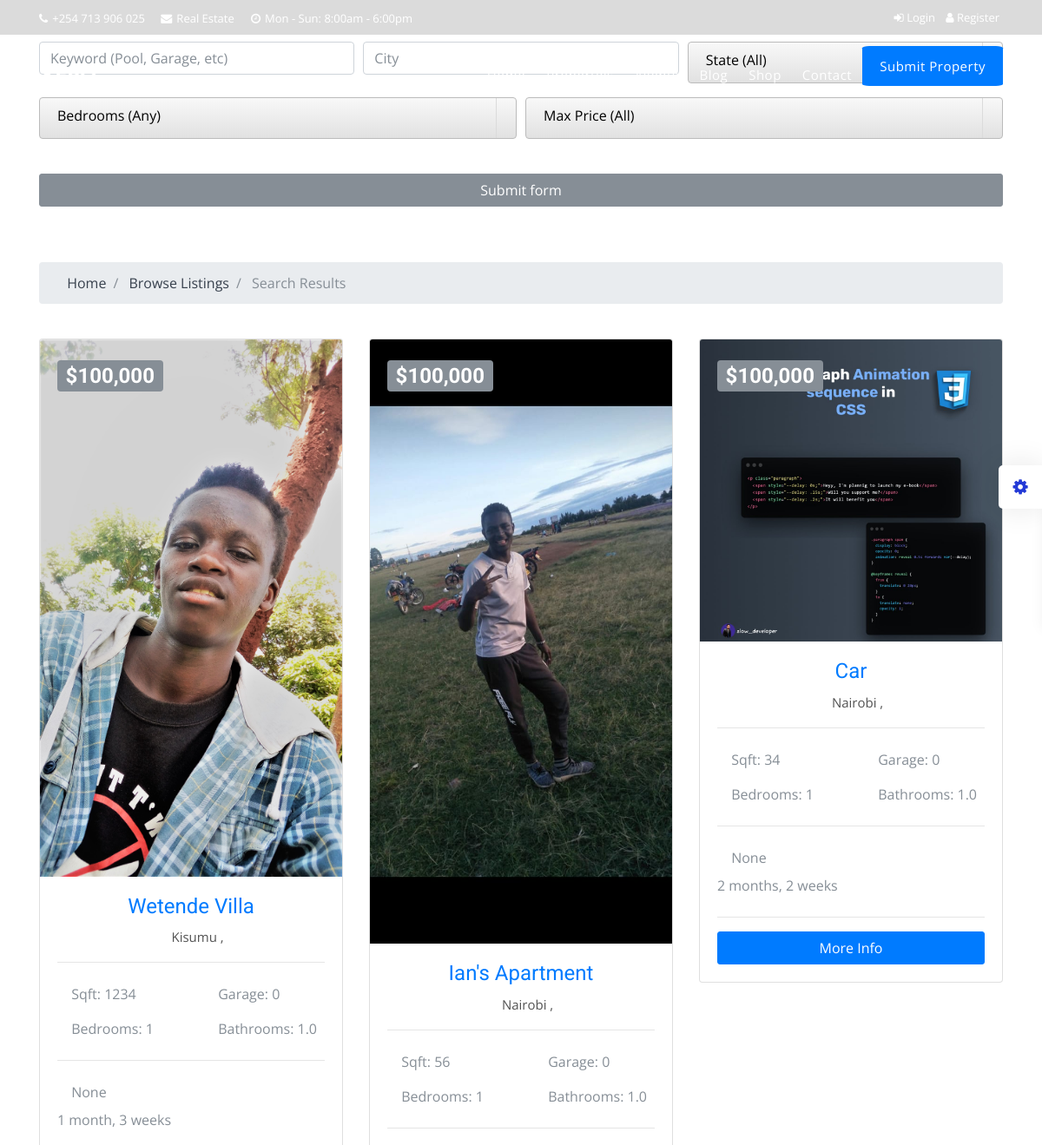
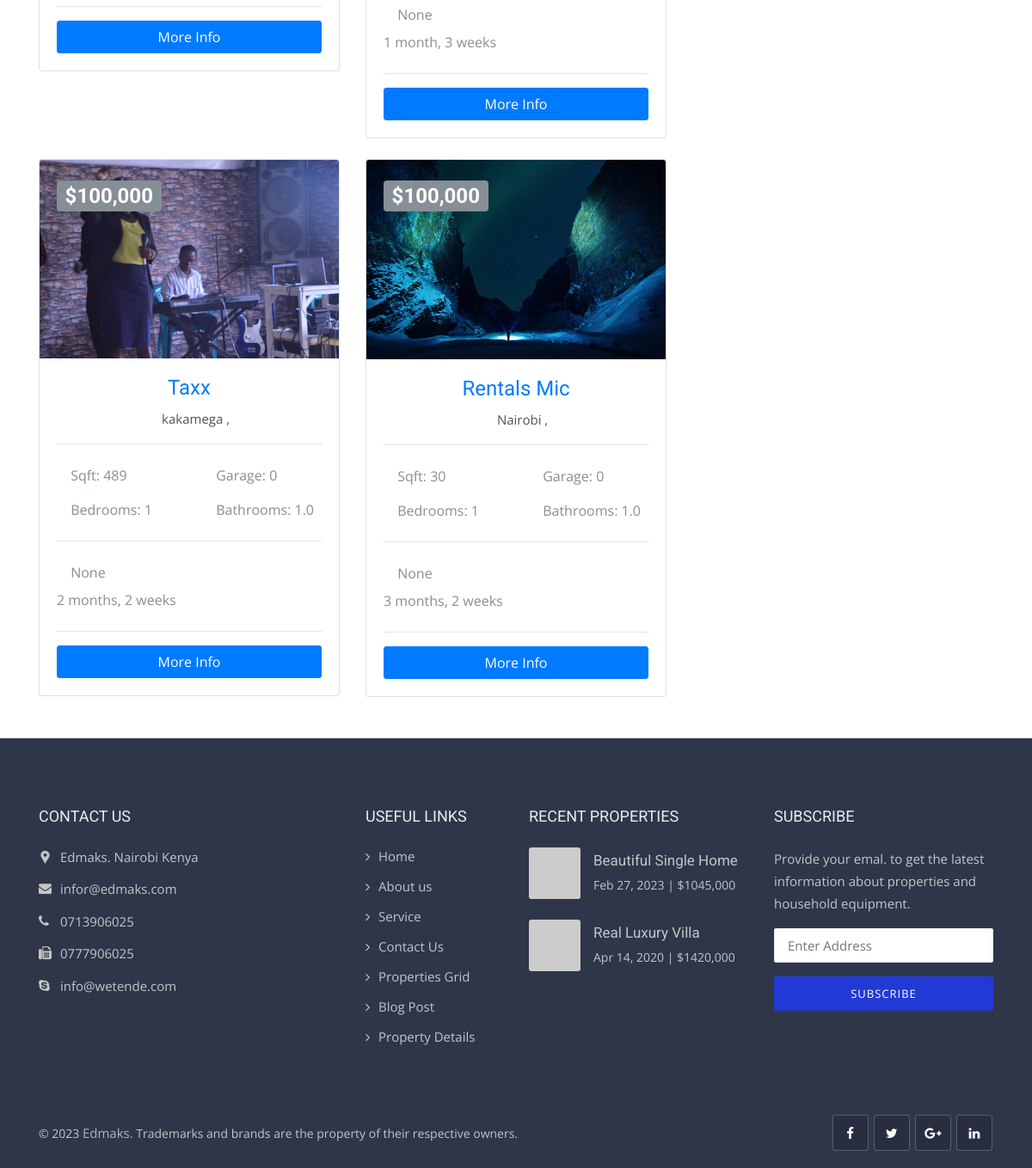
The page /listings/search on the database its author committed (2 pictures, top to bottom).
### listings/models.py (models this page shows, shortened)
class Listing(models.Model):
  realtor = models.ForeignKey(Realtor, on_delete=models.DO_NOTHING, blank=True, null=True)
  user = models.ForeignKey(User, on_delete=models.DO_NOTHING, blank=True, null=True)
  title = models.CharField(max_length=200)
  address = models.CharField(max_length=200)
  city = models.CharField(max_length=100)
  county = models.CharField(max_length=100)
  postal_code = models.CharField(max_length=20)
  description = models.TextField(blank=True)
  p_type = models.CharField(max_length=100, choices=property_type, default='Office', blank=True, null=True)
  price = models.IntegerField()
  bedrooms = models.IntegerField()
  bathrooms = models.DecimalField(max_digits=2, decimal_places=1)
  garage = models.IntegerField(default=0)
  sqft = models.IntegerField()
  photo_main = models.ImageField(upload_to='photos/%Y/%m/%d/', blank=True)
  photo_1 = models.ImageField(upload_to='photos/%Y/%m/%d/', blank=True)
  photo_2 = models.ImageField(upload_to='photos/%Y/%m/%d/', blank=True)
  photo_3 = models.ImageField(upload_to='photos/%Y/%m/%d/', blank=True)
  photo_4 = models.ImageField(upload_to='photos/%Y/%m/%d/', blank=True)
  photo_5 = models.ImageField(upload_to='photos/%Y/%m/%d/', blank=True)
  photo_6 = models.ImageField(upload_to='photos/%Y/%m/%d/', blank=True)
  is_published = models.BooleanField(default=True)
  list_date = models.DateTimeField(default=datetime.now, blank=True)

### listings/views.py (the view)
# urls.py: path('search', views.search, name='search'),
def search(request):
  queryset_list = Listing.objects.order_by('-list_date')
  if 'keywords' in request.GET:
    keywords = request.GET['keywords']
    if keywords:
      queryset_list = queryset_list.filter(description__icontains=keywords)
  if 'city' in request.GET:
    city = request.GET['city']
    if city:
      queryset_list = queryset_list.filter(city__iexact=city)
  if 'state' in request.GET:
    state = request.GET['state']
    if state:
      queryset_list = queryset_list.filter(state__iexact=state)
  if 'bedrooms' in request.GET:
    bedrooms = request.GET['bedrooms']
    if bedrooms:
      queryset_list = queryset_list.filter(bedrooms__lte=bedrooms)
  if 'price' in request.GET:
    price = request.GET['price']
    if price:
      queryset_list = queryset_list.filter(price__lte=price)
  context = {
    'state_choices': state_choices,
    'bedroom_choices': bedroom_choices,
    'price_choices': price_choices,
    'listings': queryset_list,
    'values': request.GET
  }
  return render(request, 'listings/search.html', context)

### templates/listings/search.html (shortened to what this page needs)
{% extends 'base.html' %}
{% load humanize %}
{% block content %}
<section id="showcase-inner" class="showcase-search text-white py-5">
    <div class="container">
      <div class="row text-center">
        <div class="col-md-12">
          <form action="{% url 'search' %}">
            <div class="form-row">
              <div class="col-md-4 mb-3">
                <input type="text" name="keywords" class="form-control" placeholder="Keyword (Pool, Garage, etc)" value="{{ values.keywords }}">
              </div>
              <div class="col-md-4 mb-3">
                <input type="text" name="city" class="form-control" placeholder="City" value="{{ values.city }}">
              </div>
              <div class="col-md-4 mb-3">
              </div>
            </div>
            <div class="form-row">
              <div class="col-md-6 mb-3">
              </div>
              <div class="col-md-6 mb-3">
              </div>
            </div>
            <button class="btn btn-secondary btn-block mt-4" type="submit">Submit form</button>
          </form>
        </div>
      </div>
    </div>
  </section>
  <section id="bc" class="mt-3">
    <div class="container">
      <nav aria-label="breadcrumb">
        <ol class="breadcrumb">
          <li class="breadcrumb-item">
            <a href="{% url 'index' %}">
              <i class="fas fa-home"></i> Home</a>
          </li>
          <li class="breadcrumb-item">
            <a href="{% url 'listings' %}">Browse Listings</a>
          </li>
          <li class="breadcrumb-item active"> Search Results</li>
        </ol>
      </nav>
    </div>
  </section>
  <section id="listings" class="py-4">
    <div class="container">
      <div class="row">
        {% if listings %}
          {% for listing in listings %}
          <div class="col-md-6 col-lg-4 mb-4">
              <div class="card listing-preview">
                <img class="card-img-top" src="{{ listing.photo_main.url }}" alt="">
                <div class="card-img-overlay">
                  <h2>
                    <span class="badge badge-secondary text-white">${{ listing.price | intcomma }}</span>
                  </h2>
                </div>
                <div class="card-body">
                  <div class="listing-heading text-center">
                    <h4 class="text-primary">{{ listing.title }}</h4>
                    <p>
                      <i class="fas fa-map-marker text-secondary"></i> {{ listing.city }} {{ listing.state }}, {{ listing.zipcode }}</p>
                  </div>
                  <hr>
                  <div class="row py-2 text-secondary">
                    <div class="col-6">
                      <i class="fas fa-th-large"></i> Sqft: {{ listing.sqft }}</div>
                    <div class="col-6">
                      <i class="fas fa-car"></i> Garage: {{ listing.garage }}</div>
                  </div>
                  <div class="row py-2 text-secondary">
                    <div class="col-6">
                      <i class="fas fa-bed"></i> Bedrooms: {{ listing.bedrooms }}</div>
                    <div class="col-6">
                      <i class="fas fa-bath"></i> Bathrooms: {{ listing.bathrooms }}</div>
                  </div>
                  <hr>
                  <div class="row py-2 text-secondary">
                    <div class="col-12">
                      <i class="fas fa-user"></i> {{ listing.realtor }}</div>
                  </div>
                  <div class="row text-secondary pb-2">
                    <div class="col-6">
                       {{ listing.list_date | timesince }}</div>
                  </div>
                  <hr>
                  <a href="{% url 'listing' listing.id %}" class="btn btn-primary btn-block">More Info</a>
                </div>
              </div>
            </div>
          {% endfor %}
        {% else %}
          <div class="col-md-12">
            <p>No Listings Available</p>
          </div>
        {% endif %}
      </div>
    </div>
  </section>
  {% endblock %}

### rows shown on the page
Listing: photo_main (picture), price "100,000", title "Wetende Villa", city "Kisumu", sqft "1234", garage "0", bedrooms "1", bathrooms "1.0", realtor "None", list_date "1 month, 3 weeks"
Listing: photo_main (picture), price "100,000", title "Ian's Apartment", city "Nairobi", sqft "56", garage "0", bedrooms "1", bathrooms "1.0", realtor "None", list_date "1 month, 3 weeks"
Listing: photo_main (picture), price "100,000", title "Car", city "Nairobi", sqft "34", garage "0", bedrooms "1", bathrooms "1.0", realtor "None", list_date "2 months, 2 weeks"
Listing: photo_main (picture), price "100,000", title "Taxx", city "kakamega", sqft "489", garage "0", bedrooms "1", bathrooms "1.0", realtor "None", list_date "2 months, 2 weeks"
Listing: photo_main (picture), price "100,000", title "Rentals Mic", city "Nairobi", sqft "30", garage "0", bedrooms "1", bathrooms "1.0", realtor "None", list_date "3 months, 2 weeks"
